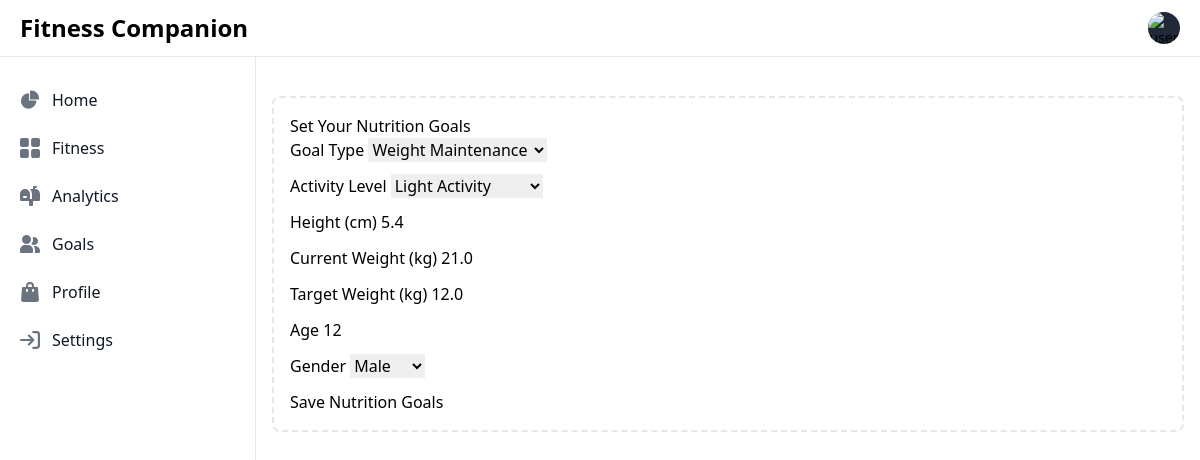
/nutrition/ (signed in), run on an earlier commit of the app's database.
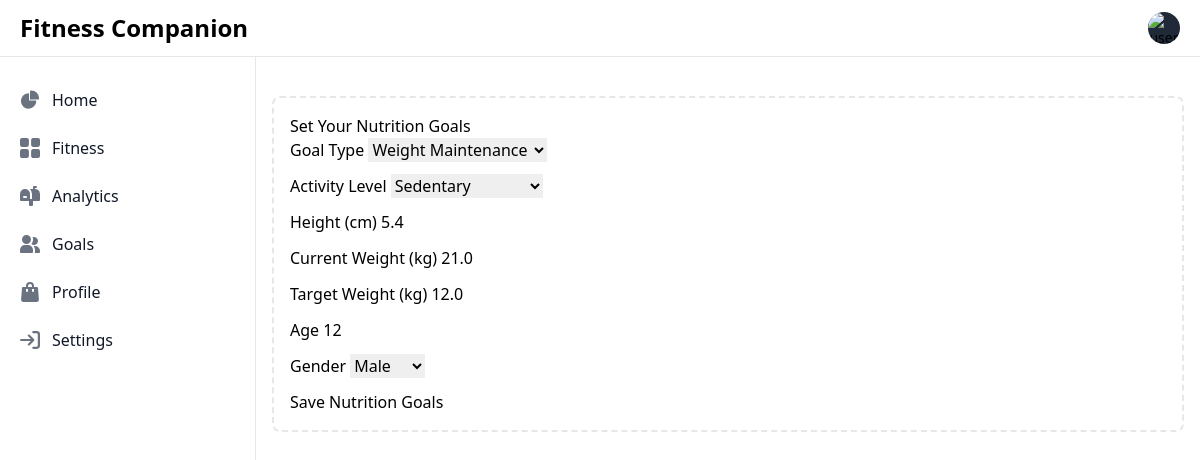
And on a later commit of the database.
### nutrition/models.py (models this page shows, shortened)
class NutritionGoal(models.Model):
    GOAL_TYPES = [
        ("weight_loss", "Weight Loss"),
        ("weight_gain", "Weight Gain"),
        ("muscle_gain", "Muscle Gain"),
        ("maintenance", "Weight Maintenance"),
        ("performance", "Athletic Performance"),
    ]
    ACTIVITY_LEVELS = [
        ("sedentary", "Sedentary"),
        ("light", "Light Activity"),
        ("moderate", "Moderate Activity"),
        ("very_active", "Very Active"),
        ("extra_active", "Extra Active"),
    ]
    user = models.OneToOneField(settings.AUTH_USER_MODEL, on_delete=models.CASCADE)
    goal_type = models.CharField(max_length=20, choices=GOAL_TYPES)
    activity_level = models.CharField(max_length=20, choices=ACTIVITY_LEVELS)
    daily_calorie_target = models.IntegerField()
    protein_target = models.FloatField(help_text="Grams of protein per day")
    carbohydrate_target = models.FloatField(help_text="Grams of carbohydrates per day")
    fat_target = models.FloatField(help_text="Grams of fat per day")
    height = models.FloatField(help_text="Height in centimeters")
    current_weight = models.FloatField(help_text="Current weight in kilograms")
    target_weight = models.FloatField(help_text="Target weight in kilograms")
    age = models.IntegerField()
    gender = models.CharField(
        max_length=10,
        choices=[("male", "Male"), ("female", "Female"), ("other", "Other")],
    )
    created_at = models.DateTimeField(auto_now_add=True)
    updated_at = models.DateTimeField(auto_now=True)

### nutrition/views.py (the view)
# urls.py: path('', views.homepage, name='homepage'),
@login_required
def homepage(request):
    try:
        nutrition_goal = NutritionGoal.objects.get(user=request.user)
    except NutritionGoal.DoesNotExist:
        nutrition_goal = None
    if request.method == 'POST':
        form = NutritionGoalForm(request.POST)
        if form.is_valid():
            nutrition_goal_data = form.cleaned_data
            NutritionGoal.objects.update_or_create(
                user=request.user,
                defaults=nutrition_goal_data
            )
            return redirect('home')  # replace 'success_url' with your success URL
    else:
        form = NutritionGoalForm(instance=nutrition_goal)
    return render(request, 'set_nutrition_goal.html', {'form': form})

### nutrition/forms.py (shortened to what this page needs)
class NutritionGoalForm(forms.ModelForm):
    class Meta:
        model = NutritionGoal
        fields = [
            "goal_type",
            "activity_level",
            "height",
            "current_weight",
            "target_weight",
            "age",
            "gender",
        ]
        widgets = {
            "goal_type": forms.Select(attrs={"class": "form-control"}),
            "activity_level": forms.Select(attrs={"class": "form-control"}),
            "gender": forms.Select(attrs={"class": "form-control"}),
            "height": forms.NumberInput(attrs={"class": "form-control", "step": "0.1"}),
            "current_weight": forms.NumberInput(
                attrs={"class": "form-control", "step": "0.1"}
            ),
            "target_weight": forms.NumberInput(
                attrs={"class": "form-control", "step": "0.1"}
            ),
            "age": forms.NumberInput(attrs={"class": "form-control"}),
        }

### templates/set_nutrition_goal.html (shortened to what this page needs)
{% extends 'base.html' %}
{% block content %}
<div class="row">
    <div class="col-md-8 offset-md-2">
        <div class="card">
            <div class="card-header">
                <h2>Set Your Nutrition Goals</h2>
            </div>
            <div class="card-body">
                <form method="post">
                    <div class="row">
                        <div class="col-md-6 mb-3">
                            <label>Goal Type</label>
                            {{ form.goal_type }}
                        </div>
                        <div class="col-md-6 mb-3">
                            <label>Activity Level</label>
                            {{ form.activity_level }}
                        </div>
                    </div>
                    <div class="row">
                        <div class="col-md-4 mb-3">
                            <label>Height (cm)</label>
                            {{ form.height }}
                        </div>
                        <div class="col-md-4 mb-3">
                            <label>Current Weight (kg)</label>
                            {{ form.current_weight }}
                        </div>
                        <div class="col-md-4 mb-3">
                            <label>Target Weight (kg)</label>
                            {{ form.target_weight }}
                        </div>
                    </div>
                    <div class="row">
                        <div class="col-md-4 mb-3">
                            <label>Age</label>
                            {{ form.age }}
                        </div>
                        <div class="col-md-4 mb-3">
                            <label>Gender</label>
                            {{ form.gender }}
                        </div>
                    </div>
                    <button type="submit" class="btn btn-primary">Save Nutrition Goals</button>
                </form>
            </div>
        </div>
    </div>
</div>
{% endblock %}

### templates/base.html (shortened to what this page needs)
{% load static %}
<!DOCTYPE html>
<html lang="en">
<head>
    <link rel="stylesheet" href="{% static 'css/output.css' %}" />
</head>
<body>
    <header>
        <h1>Fitness Companion</h1>
    </header>
    <main>
        <nav class="fixed top-0 z-50 w-full bg-white border-b border-gray-200 dark:bg-gray-800 dark:border-gray-700">
            <div class="px-3 py-3 lg:px-5 lg:pl-3">
                <div class="flex items-center justify-between">
                    <div class="flex items-center justify-start rtl:justify-end">
                        <a href="/" class="flex ms-2 md:me-24">
                            <span
                                class="self-center text-xl font-semibold sm:text-2xl whitespace-nowrap dark:text-white">Fitness
                                Companion</span>
                        </a>
                    </div>
                    <div class="flex items-center">
                        <div class="flex items-center ms-3">
                            <div>
                                <button type="button"
                                    class="flex text-sm bg-gray-800 rounded-full focus:ring-4 focus:ring-gray-300 dark:focus:ring-gray-600"
                                    aria-expanded="false" data-dropdown-toggle="dropdown-user">
                                    <img class="w-8 h-8 rounded-full" src="https://avatar.iran.liara.run/public/87"
                                        alt="user photo">
                                </button>
                            </div>
                        </div>
                    </div>
                </div>
            </div>
        </nav>
        <aside id="logo-sidebar"
            class="fixed top-0 left-0 z-40 w-64 h-screen pt-20 transition-transform -translate-x-full bg-white border-r border-gray-200 sm:translate-x-0 dark:bg-gray-800 dark:border-gray-700"
            aria-label="Sidebar">
            <div class="h-full px-3 pb-4 overflow-y-auto bg-white dark:bg-gray-800">
                <ul class="space-y-2 font-medium">
                    <li>
                        <a href="/"
                            class="flex items-center p-2 text-gray-900 rounded-lg dark:text-white hover:bg-gray-100 dark:hover:bg-gray-700 group">
                            <span class="ms-3">Home</span>
                        </a>
                    </li>
                    <li>
                        <a href="/fitness/"
                            class="flex items-center p-2 text-gray-900 rounded-lg dark:text-white hover:bg-gray-100 dark:hover:bg-gray-700 group">
                            <span class="flex-1 ms-3 whitespace-nowrap">Fitness</span>
                        </a>
                    </li>
                    <li>
                        <a href="#"
                            class="flex items-center p-2 text-gray-900 rounded-lg dark:text-white hover:bg-gray-100 dark:hover:bg-gray-700 group">
                            <span class="flex-1 ms-3 whitespace-nowrap">Analytics</span>
                        </a>
                    </li>
                    <li>
                        <a href="#"
                            class="flex items-center p-2 text-gray-900 rounded-lg dark:text-white hover:bg-gray-100 dark:hover:bg-gray-700 group">
                            <span class="flex-1 ms-3 whitespace-nowrap">Goals</span>
                        </a>
                    </li>
                    <li>
                        <a href="#"
                            class="flex items-center p-2 text-gray-900 rounded-lg dark:text-white hover:bg-gray-100 dark:hover:bg-gray-700 group">
                            <span class="flex-1 ms-3 whitespace-nowrap">Profile</span>
                        </a>
                    </li>
                    <li>
                        <a href="#"
                            class="flex items-center p-2 text-gray-900 rounded-lg dark:text-white hover:bg-gray-100 dark:hover:bg-gray-700 group">
                            <span class="flex-1 ms-3 whitespace-nowrap">Settings</span>
                        </a>
                    </li>
                </ul>
            </div>
        </aside>
        <div class="p-4 sm:ml-64">
            <div class="p-4 border-2 border-gray-200 border-dashed rounded-lg dark:border-gray-700 mt-14">
                {% block content %}{% endblock %}
            </div>
        </div>
    </main>
    <footer>
        <p>&copy; 2024 Fitness Companion</p>
    </footer>
</body>
</html>

What changed in the data, as far as the page shows it:
changed NutritionGoal "Weight Maintenance": activity_level "Light Activity" → "Sedentary"
